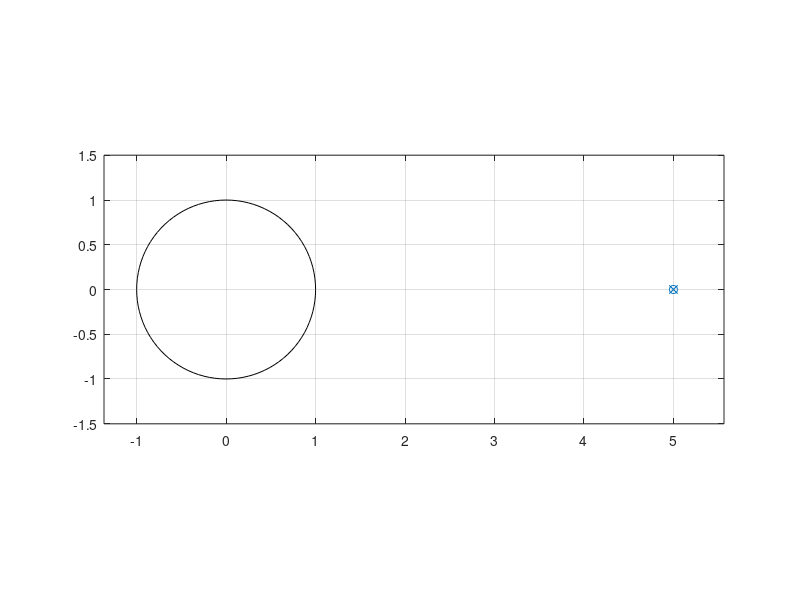

MATLAB code for this plot:
clear;


num = input('Type in the numerator coefficients (e.g., [1 -5 6]) = ');
den = input('Type in the denominator coefficients (e.g., [1 -4.5 2]) =');

roots(num);         %  returns the roots of the polynomial represented by p as a column vector
roots(den);

zplane(num, den);